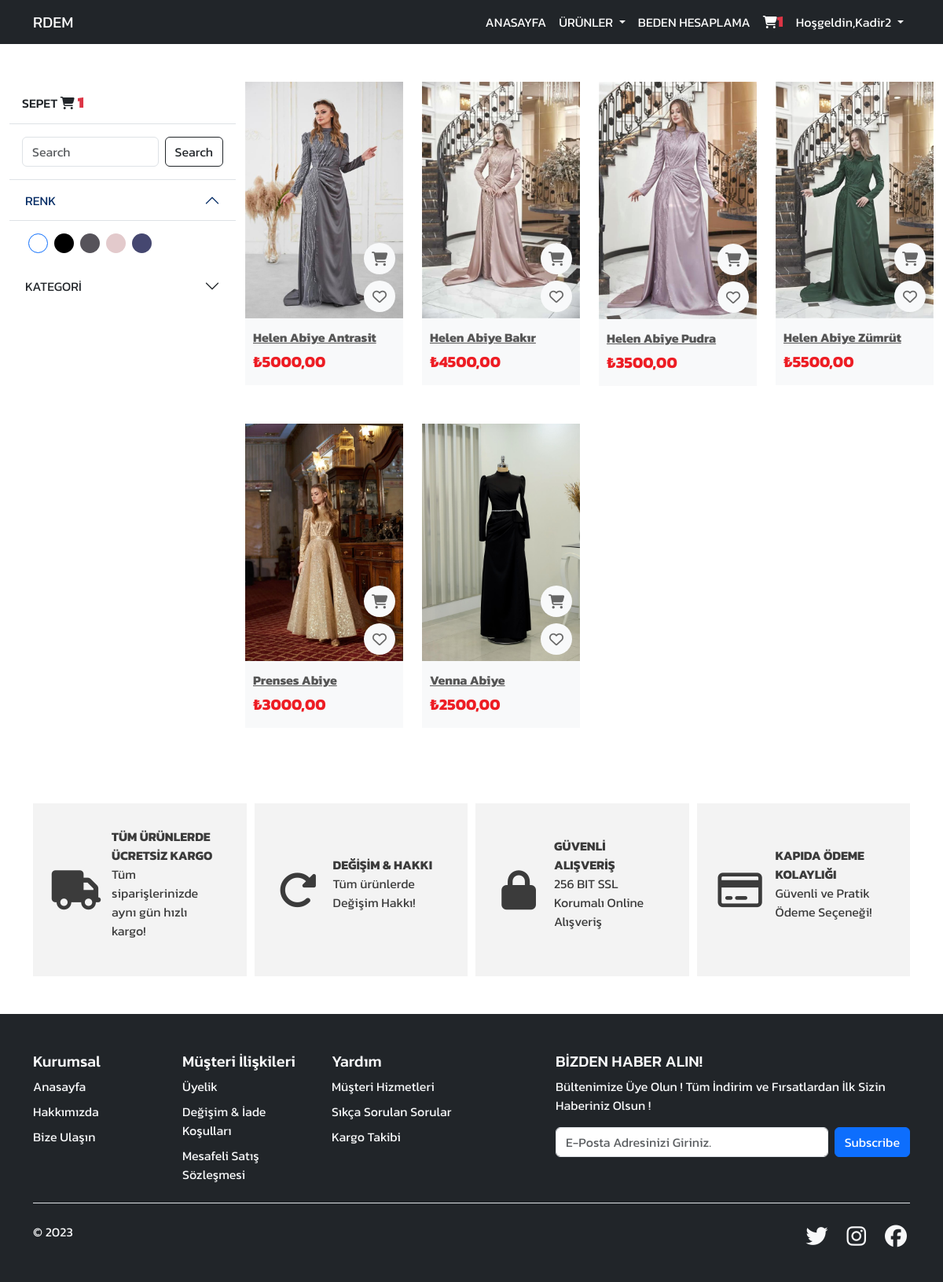
The page /ürünler/abiyeler (signed in) on the database its author committed.
### urunler/models.py (models this page shows, shortened)
class Urunler(models.Model):
    kategori = models.ForeignKey(Kategori, on_delete=models.CASCADE)
    isim = models.CharField(max_length=100)
    renk = models.CharField(max_length=50, null=True, blank=True)
    resimbir = models.FileField(upload_to='urunler/', verbose_name='Ürün Resmi Ön')
    resimiki = models.FileField(upload_to='urunler/', verbose_name='Ürün Resmi Arka')
    resimDetayBir = models.FileField(null=True, blank=True, upload_to='urunler/', verbose_name='Ürün Resmi Detay Bir')
    resimDetayİki = models.FileField(null=True, blank=True, upload_to='urunler/', verbose_name='Ürün Resmi Detay İki')
    resimDetayUc = models.FileField(null=True, blank=True, upload_to='urunler/', verbose_name='Ürün Resmi Detay Üç')
    aciklama = RichTextField()
    price = models.IntegerField()
    quantity = models.IntegerField(null=True)
    is_active = models.BooleanField(default=False)
    is_home = models.BooleanField(default=False)
    is_carousel = models.BooleanField(default=False)
    is_look = models.BooleanField(default=False)
    digital = models.BooleanField(default=False, null=True, blank=False)
    slug = models.SlugField(null=False, blank=True, unique=True, db_index=True, editable=False)

### urunler/models.py (called while the page is built)
    @property
    def get_cart_items(self):
        orderitems = self.orderitem_set.all()
        total = sum([item.quantity for item in orderitems])
        return total

### urunler/views.py (called while the page is built)
def products(request,slug):
    if request.user.is_authenticated:
        customer = request.user.customer
        order, created = Order.objects.get_or_create(customer=customer, complete=False)
        items = order.orderitem_set.all()
        cartItems = order.get_cart_items
    else:
        cartItems = order['get_cart_items']
    urun = Urunler.objects.filter(is_active=True, kategori__slug = slug)
    kategori = Kategori.objects.all()
    secilenKategori = slug
    context={
        'urun' : urun,
        'kategori' : kategori,
        'secilenKategori': secilenKategori,
        'cartItems' : cartItems,
    }
    return render(request, 'products.html',context)

### templates/products.html
{% extends "index.html" %}
{% load static %}
{% block content %}
{% include "includes/_navbardark.html" %}
<main class="mt-5">
  <div class="container-fluid">
    <section class="section-one mt-5">
      <div class="row">
        {% include "includes/_search.html" %}
        <div class="col-md-9" id="kart">
          <div class="row justify-content-start">
            {% if urun|length > 0 %}
            {% include "includes/_cart.html" %}
            {% else %}
            <div class="alert alert-danger col-md-12">STOKLARIMIZ YENİLENİYOR BİZİ TAKİP ETMEYE DEVAM EDİN</div>
            {% endif %}
          </div>
        </div>
      </div>
    </section>
  </div>
</main>
{% include "includes/_hizmetbilgi.html" %}
{% endblock content %}

### templates/includes/_navbardark.html (shortened to what this page needs)
{% load static %}
<header>
  <nav class="navbar navbar-expand-lg navbar-dark bg-dark w-100">
    <div class="container">
      <a class="navbar-brand" href="/">RDEM</a>
      <div
        class="collapse navbar-collapse text-light justify-content-end"
        id="navbarNavDropdown"
      >
        <ul class="navbar-nav">
          <li class="nav-item">
            <a class="nav-link active" aria-current="page" href="/"
              >ANASAYFA</a
            >
          </li>
          <li class="nav-item dropdown">
            <a
              class="nav-link active  dropdown-toggle"
              href="#"
              role="button"
              data-bs-toggle="dropdown"
              aria-expanded="false"
            >
              ÜRÜNLER
            </a>
          </li>
          <li class="nav-item">
            <a class="nav-link active" href="{% url 'bodycalculate' %}">BEDEN HESAPLAMA</a>
          </li>
          <li class="nav-item">
            <a class="nav-link active" href="{% url 'sepet' %}"
              ><i class="fa fa-shopping-cart kart-sepet"
                ><span class="text-danger fs-5">{{ cartItems }}</span></i
              ></a
            >
          </li>
          {% if user.is_authenticated %}
          <li class="nav-item dropdown">
            <a class="nav-link active dropdown-toggle" href="#" role="button" data-bs-toggle="dropdown" aria-expanded="false">
            <span>Hoşgeldin,{{request.user.first_name|title}}</span>
            </a>
          </li>
          {% endif %}
        </ul>
      </div>
    </div>
  </nav>
</header>

### templates/includes/_cart.html (shortened to what this page needs)
{% load static %}
{% for i in urun %}
{% if i.is_home and i.is_active %}
<div class="col-md-3 col-sm-6 mb-5" >
  <div class="product-grid text-center bg-light">
    <div class="product-image overflow-hidden position-relative">
      <a href="{% url 'üründetay' i.slug %}" class="image d-block">
        <img class="pic-1 w-100 h-auto" src="{{i.resimbir.url}}" />
      </a>
      <ul class="product-links p-0 m-0 list-unstyled  position-absolute bottom-0">
        <li class="mb-2">
          <a data-product="{{i.id}}" data-action="add" class="d-block rounded-circle bg-light update-cart">
            <i class="fa fa-shopping-cart "></i>
          </a>
        </li>
        <li class="mb-2">
          <a class="d-block rounded-circle bg-light kalp"
            ><i class="far fa-heart"></i
          ></a>
        </li>
      </ul>
    </div>
    <div class="product-content text-start">
      <h3 class="title fs-6 text-capitalize fw-bolder">
        <a href="{% url 'üründetay' i.slug %}">{{i.isim}}</a>
      </h3>
      <div class="price-card fw-bold fs-5">₺{{i.price|floatformat:2}}</div>
    </div>
  </div>
</div>
{% endif %}
{% endfor %}

### static/css/style.css (style rules this page uses)
* { margin: 0; padding: 0; box-sizing: border-box !important; font-family: 'Kanit', sans-serif; }
body { height: 100vh; }
a { cursor: pointer; }
.product-grid { font-family: "Work Sans", sans-serif; transition: all 0.3s ease 0s; }
.product-grid .product-image { transition: all 0.3s ease 0s; }
.product-image .pic-1 { backface-visibility: hidden; transition: all 0.5s ease 0s; }
.product-grid .product-links { right: 10px !important; transition: all 0.3s ease 0s; }
.product-grid .product-links li a { color: #666; font-size: 18px; line-height: 42px; width: 40px; height: 40px; transition: all 0.3s ease 0s; }
.product-grid .product-content { padding: 15px 10px; }
.product-grid .title { font-weight: 600; margin: 0 0 6px; }
.product-grid .title a { color: #555; transition: all 0.3s ease 0s; }
.product-grid .price-card { color: #ed1d24; font-size: 18px; }
i { animation: ikon 2s linear 1; }

### rows shown on the page
Urunler: resimbir (picture), isim "Helen Abiye Antrasit", price "5000,00"
Urunler: resimbir (picture), isim "Helen Abiye Bakır", price "4500,00"
Urunler: resimbir (picture), isim "Helen Abiye Pudra", price "3500,00"
Urunler: resimbir (picture), isim "Helen Abiye Zümrüt", price "5500,00"
Urunler: resimbir (picture), isim "Prenses Abiye", price "3000,00"
Urunler: resimbir (picture), isim "Venna Abiye", price "2500,00"

### other values the page prints
{{ cartItems }} "1"
{{ request.user.first_name|title }} "Kadir2"
